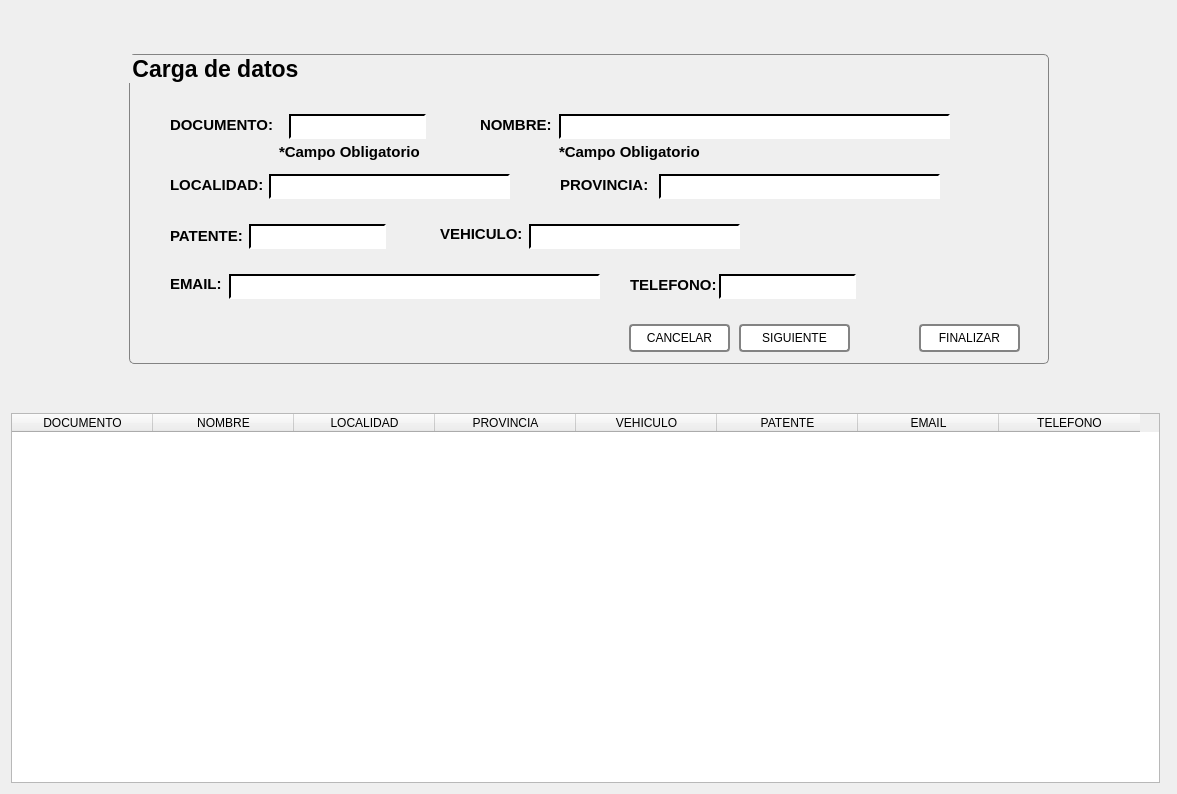
<?xml version="1.0" encoding="UTF-8"?>
<ui version="4.0">
 <class>ventana_registro_pasajeros</class>
 <widget class="QDialog" name="ventana_registro_pasajeros">
  <property name="geometry">
   <rect>
    <x>0</x>
    <y>0</y>
    <width>1177</width>
    <height>794</height>
   </rect>
  </property>
  <property name="windowTitle">
   <string>Registro de pasajeros</string>
  </property>
  <property name="styleSheet">
   <string notr="true">QGroupBox{
	border-color: rgb(0,0,0)
}</string>
  </property>
  <layout class="QVBoxLayout" name="verticalLayout">
   <item>
    <spacer name="verticalSpacer">
     <property name="orientation">
      <enum>Qt::Vertical</enum>
     </property>
     <property name="sizeHint" stdset="0">
      <size>
       <width>20</width>
       <height>32</height>
      </size>
     </property>
    </spacer>
   </item>
   <item>
    <layout class="QHBoxLayout" name="horizontalLayout">
     <item>
      <spacer name="horizontalSpacer">
       <property name="orientation">
        <enum>Qt::Horizontal</enum>
       </property>
       <property name="sizeHint" stdset="0">
        <size>
         <width>102</width>
         <height>20</height>
        </size>
       </property>
      </spacer>
     </item>
     <item>
      <widget class="QGroupBox" name="groupBox_pasajero">
       <property name="sizePolicy">
        <sizepolicy hsizetype="Fixed" vsizetype="Fixed">
         <horstretch>0</horstretch>
         <verstretch>0</verstretch>
        </sizepolicy>
       </property>
       <property name="minimumSize">
        <size>
         <width>920</width>
         <height>310</height>
        </size>
       </property>
       <property name="maximumSize">
        <size>
         <width>920</width>
         <height>310</height>
        </size>
       </property>
       <property name="font">
        <font>
         <pointsize>17</pointsize>
         <weight>75</weight>
         <bold>true</bold>
        </font>
       </property>
       <property name="styleSheet">
        <string notr="true">QGroupBox{
	border-width: 1px;
	border-style: solid;
	border-color: rgb(131, 131, 131);
	border-radius: 5px;
}
QLabel{
	font: bold 15px;
	background-color: transparent;
}

QLabel#lbl_mensaje2{
	color:rgb(255, 0, 0);
	font: 5pt &quot;Calibri&quot;;

}

QLineEdit{
	background-color: rgb(255,255,255);
	font: 12pt &quot;Calibri&quot;;
	border-width: 2px;
	border-top-color: rgb(0, 0, 0);
	border-left-color: rgb(0, 0, 0);
	border-right-color: rgb(255,255,255);	
	border-bottom-color: rgb(255,255,255);
	border-style: solid;

}

QPushButton{
	background-color: rgb(255,255,255);
	font: 12pt &quot;Calibri&quot;;
	border-width: 2px;
	border-style: solid;
	border-color: rgb(131, 131, 131);
	border-radius: 4px;
}

QPushButton:hover{
	background-color: rgb(153, 142, 140);
	font: 75 italic 12pt &quot;Calibri&quot;;
	border-width: 2px;
	border-style: solid;
	border-color: rgb(131, 131, 131);
	border-radius: 4px;
}</string>
       </property>
       <property name="title">
        <string>Carga de datos</string>
       </property>
       <property name="alignment">
        <set>Qt::AlignLeading|Qt::AlignLeft|Qt::AlignVCenter</set>
       </property>
       <property name="flat">
        <bool>true</bool>
       </property>
       <property name="checkable">
        <bool>false</bool>
       </property>
       <widget class="QLabel" name="label">
        <property name="geometry">
         <rect>
          <x>351</x>
          <y>62</y>
          <width>72</width>
          <height>18</height>
         </rect>
        </property>
        <property name="text">
         <string>NOMBRE:</string>
        </property>
        <property name="buddy">
         <cstring>lineEdit_nombre</cstring>
        </property>
       </widget>
       <widget class="QLineEdit" name="lineEdit_nombre">
        <property name="geometry">
         <rect>
          <x>430</x>
          <y>60</y>
          <width>391</width>
          <height>25</height>
         </rect>
        </property>
        <property name="maxLength">
         <number>50</number>
        </property>
        <property name="cursorPosition">
         <number>0</number>
        </property>
       </widget>
       <widget class="QLabel" name="label_2">
        <property name="geometry">
         <rect>
          <x>41</x>
          <y>62</y>
          <width>104</width>
          <height>18</height>
         </rect>
        </property>
        <property name="text">
         <string>DOCUMENTO:</string>
        </property>
        <property name="buddy">
         <cstring>lineEdit_dni</cstring>
        </property>
       </widget>
       <widget class="QLineEdit" name="lineEdit_dni">
        <property name="geometry">
         <rect>
          <x>160</x>
          <y>60</y>
          <width>137</width>
          <height>25</height>
         </rect>
        </property>
        <property name="maxLength">
         <number>8</number>
        </property>
       </widget>
       <widget class="QLabel" name="label_3">
        <property name="geometry">
         <rect>
          <x>41</x>
          <y>122</y>
          <width>94</width>
          <height>18</height>
         </rect>
        </property>
        <property name="text">
         <string>LOCALIDAD:</string>
        </property>
        <property name="buddy">
         <cstring>lineEdit_localidad</cstring>
        </property>
       </widget>
       <widget class="QLineEdit" name="lineEdit_localidad">
        <property name="geometry">
         <rect>
          <x>140</x>
          <y>120</y>
          <width>241</width>
          <height>25</height>
         </rect>
        </property>
        <property name="maxLength">
         <number>30</number>
        </property>
        <property name="cursorPosition">
         <number>0</number>
        </property>
       </widget>
       <widget class="QLabel" name="label_4">
        <property name="geometry">
         <rect>
          <x>431</x>
          <y>122</y>
          <width>94</width>
          <height>18</height>
         </rect>
        </property>
        <property name="text">
         <string>PROVINCIA:</string>
        </property>
        <property name="buddy">
         <cstring>lineEdit_provincia</cstring>
        </property>
       </widget>
       <widget class="QLineEdit" name="lineEdit_provincia">
        <property name="geometry">
         <rect>
          <x>530</x>
          <y>120</y>
          <width>281</width>
          <height>25</height>
         </rect>
        </property>
        <property name="maxLength">
         <number>30</number>
        </property>
        <property name="cursorPosition">
         <number>0</number>
        </property>
        <property name="alignment">
         <set>Qt::AlignLeading|Qt::AlignLeft|Qt::AlignVCenter</set>
        </property>
       </widget>
       <widget class="QLabel" name="label_5">
        <property name="geometry">
         <rect>
          <x>41</x>
          <y>173</y>
          <width>73</width>
          <height>18</height>
         </rect>
        </property>
        <property name="text">
         <string>PATENTE:</string>
        </property>
        <property name="buddy">
         <cstring>lineEdit_patente</cstring>
        </property>
       </widget>
       <widget class="QLineEdit" name="lineEdit_patente">
        <property name="geometry">
         <rect>
          <x>120</x>
          <y>170</y>
          <width>137</width>
          <height>25</height>
         </rect>
        </property>
        <property name="maxLength">
         <number>8</number>
        </property>
        <property name="cursorPosition">
         <number>0</number>
        </property>
        <property name="alignment">
         <set>Qt::AlignLeading|Qt::AlignLeft|Qt::AlignVCenter</set>
        </property>
       </widget>
       <widget class="QLabel" name="label_6">
        <property name="geometry">
         <rect>
          <x>41</x>
          <y>221</y>
          <width>53</width>
          <height>18</height>
         </rect>
        </property>
        <property name="text">
         <string>EMAIL:</string>
        </property>
        <property name="buddy">
         <cstring>lineEdit_email</cstring>
        </property>
       </widget>
       <widget class="QLineEdit" name="lineEdit_email">
        <property name="geometry">
         <rect>
          <x>100</x>
          <y>220</y>
          <width>371</width>
          <height>25</height>
         </rect>
        </property>
        <property name="maxLength">
         <number>50</number>
        </property>
        <property name="cursorPosition">
         <number>0</number>
        </property>
       </widget>
       <widget class="QLabel" name="label_7">
        <property name="geometry">
         <rect>
          <x>311</x>
          <y>171</y>
          <width>84</width>
          <height>18</height>
         </rect>
        </property>
        <property name="text">
         <string>VEHICULO:</string>
        </property>
        <property name="buddy">
         <cstring>lineEdit_vehiculo</cstring>
        </property>
       </widget>
       <widget class="QLineEdit" name="lineEdit_vehiculo">
        <property name="geometry">
         <rect>
          <x>400</x>
          <y>170</y>
          <width>211</width>
          <height>25</height>
         </rect>
        </property>
        <property name="maxLength">
         <number>30</number>
        </property>
        <property name="cursorPosition">
         <number>0</number>
        </property>
        <property name="alignment">
         <set>Qt::AlignLeading|Qt::AlignLeft|Qt::AlignVCenter</set>
        </property>
       </widget>
       <widget class="QLabel" name="label_8">
        <property name="geometry">
         <rect>
          <x>501</x>
          <y>222</y>
          <width>86</width>
          <height>18</height>
         </rect>
        </property>
        <property name="text">
         <string>TELEFONO:</string>
        </property>
        <property name="buddy">
         <cstring>lineEdit_telefono</cstring>
        </property>
       </widget>
       <widget class="QLineEdit" name="lineEdit_telefono">
        <property name="geometry">
         <rect>
          <x>590</x>
          <y>220</y>
          <width>137</width>
          <height>25</height>
         </rect>
        </property>
        <property name="maxLength">
         <number>15</number>
        </property>
        <property name="cursorPosition">
         <number>0</number>
        </property>
        <property name="alignment">
         <set>Qt::AlignLeading|Qt::AlignLeft|Qt::AlignVCenter</set>
        </property>
       </widget>
       <widget class="QPushButton" name="btn_cancelar">
        <property name="geometry">
         <rect>
          <x>500</x>
          <y>270</y>
          <width>101</width>
          <height>28</height>
         </rect>
        </property>
        <property name="text">
         <string>CANCELAR</string>
        </property>
       </widget>
       <widget class="QPushButton" name="btn_siguiente">
        <property name="geometry">
         <rect>
          <x>610</x>
          <y>270</y>
          <width>111</width>
          <height>28</height>
         </rect>
        </property>
        <property name="text">
         <string>SIGUIENTE</string>
        </property>
       </widget>
       <widget class="QPushButton" name="btn_finalizar">
        <property name="geometry">
         <rect>
          <x>790</x>
          <y>270</y>
          <width>101</width>
          <height>28</height>
         </rect>
        </property>
        <property name="text">
         <string>FINALIZAR</string>
        </property>
       </widget>
       <widget class="QLabel" name="lbl_mensaje">
        <property name="geometry">
         <rect>
          <x>150</x>
          <y>90</y>
          <width>161</width>
          <height>16</height>
         </rect>
        </property>
        <property name="palette">
         <palette>
          <active>
           <colorrole role="Button">
            <brush brushstyle="SolidPattern">
             <color alpha="0">
              <red>0</red>
              <green>0</green>
              <blue>0</blue>
             </color>
            </brush>
           </colorrole>
           <colorrole role="Base">
            <brush brushstyle="SolidPattern">
             <color alpha="0">
              <red>0</red>
              <green>0</green>
              <blue>0</blue>
             </color>
            </brush>
           </colorrole>
           <colorrole role="Window">
            <brush brushstyle="SolidPattern">
             <color alpha="0">
              <red>0</red>
              <green>0</green>
              <blue>0</blue>
             </color>
            </brush>
           </colorrole>
          </active>
          <inactive>
           <colorrole role="Button">
            <brush brushstyle="SolidPattern">
             <color alpha="0">
              <red>0</red>
              <green>0</green>
              <blue>0</blue>
             </color>
            </brush>
           </colorrole>
           <colorrole role="Base">
            <brush brushstyle="SolidPattern">
             <color alpha="0">
              <red>0</red>
              <green>0</green>
              <blue>0</blue>
             </color>
            </brush>
           </colorrole>
           <colorrole role="Window">
            <brush brushstyle="SolidPattern">
             <color alpha="0">
              <red>0</red>
              <green>0</green>
              <blue>0</blue>
             </color>
            </brush>
           </colorrole>
          </inactive>
          <disabled>
           <colorrole role="Button">
            <brush brushstyle="SolidPattern">
             <color alpha="0">
              <red>0</red>
              <green>0</green>
              <blue>0</blue>
             </color>
            </brush>
           </colorrole>
           <colorrole role="Base">
            <brush brushstyle="SolidPattern">
             <color alpha="0">
              <red>0</red>
              <green>0</green>
              <blue>0</blue>
             </color>
            </brush>
           </colorrole>
           <colorrole role="Window">
            <brush brushstyle="SolidPattern">
             <color alpha="0">
              <red>0</red>
              <green>0</green>
              <blue>0</blue>
             </color>
            </brush>
           </colorrole>
          </disabled>
         </palette>
        </property>
        <property name="font">
         <font>
          <pointsize>-1</pointsize>
          <weight>75</weight>
          <italic>false</italic>
          <bold>true</bold>
         </font>
        </property>
        <property name="text">
         <string>*Campo Obligatorio</string>
        </property>
       </widget>
       <widget class="QLabel" name="lbl_mensaje_2">
        <property name="geometry">
         <rect>
          <x>430</x>
          <y>90</y>
          <width>161</width>
          <height>16</height>
         </rect>
        </property>
        <property name="text">
         <string>*Campo Obligatorio</string>
        </property>
       </widget>
      </widget>
     </item>
     <item>
      <spacer name="horizontalSpacer_2">
       <property name="orientation">
        <enum>Qt::Horizontal</enum>
       </property>
       <property name="sizeHint" stdset="0">
        <size>
         <width>112</width>
         <height>20</height>
        </size>
       </property>
      </spacer>
     </item>
    </layout>
   </item>
   <item>
    <spacer name="verticalSpacer_2">
     <property name="orientation">
      <enum>Qt::Vertical</enum>
     </property>
     <property name="sizeHint" stdset="0">
      <size>
       <width>20</width>
       <height>31</height>
      </size>
     </property>
    </spacer>
   </item>
   <item>
    <widget class="QTableWidget" name="tabla_mostrar_pasajeros">
     <property name="minimumSize">
      <size>
       <width>1149</width>
       <height>370</height>
      </size>
     </property>
     <property name="maximumSize">
      <size>
       <width>1149</width>
       <height>16777215</height>
      </size>
     </property>
     <property name="sizeAdjustPolicy">
      <enum>QAbstractScrollArea::AdjustToContents</enum>
     </property>
     <property name="showGrid">
      <bool>true</bool>
     </property>
     <property name="rowCount">
      <number>0</number>
     </property>
     <attribute name="horizontalHeaderDefaultSectionSize">
      <number>141</number>
     </attribute>
     <attribute name="horizontalHeaderHighlightSections">
      <bool>true</bool>
     </attribute>
     <attribute name="horizontalHeaderMinimumSectionSize">
      <number>141</number>
     </attribute>
     <attribute name="horizontalHeaderShowSortIndicator" stdset="0">
      <bool>false</bool>
     </attribute>
     <attribute name="horizontalHeaderStretchLastSection">
      <bool>false</bool>
     </attribute>
     <attribute name="verticalHeaderVisible">
      <bool>true</bool>
     </attribute>
     <attribute name="verticalHeaderCascadingSectionResizes">
      <bool>false</bool>
     </attribute>
     <column>
      <property name="text">
       <string>DOCUMENTO</string>
      </property>
     </column>
     <column>
      <property name="text">
       <string>NOMBRE</string>
      </property>
     </column>
     <column>
      <property name="text">
       <string>LOCALIDAD</string>
      </property>
     </column>
     <column>
      <property name="text">
       <string>PROVINCIA</string>
      </property>
     </column>
     <column>
      <property name="text">
       <string>VEHICULO</string>
      </property>
     </column>
     <column>
      <property name="text">
       <string>PATENTE</string>
      </property>
     </column>
     <column>
      <property name="text">
       <string>EMAIL</string>
      </property>
     </column>
     <column>
      <property name="text">
       <string>TELEFONO</string>
      </property>
     </column>
    </widget>
   </item>
  </layout>
 </widget>
 <tabstops>
  <tabstop>lineEdit_dni</tabstop>
  <tabstop>lineEdit_nombre</tabstop>
  <tabstop>lineEdit_localidad</tabstop>
  <tabstop>lineEdit_provincia</tabstop>
  <tabstop>lineEdit_patente</tabstop>
  <tabstop>lineEdit_vehiculo</tabstop>
  <tabstop>lineEdit_email</tabstop>
  <tabstop>lineEdit_telefono</tabstop>
  <tabstop>btn_cancelar</tabstop>
  <tabstop>btn_siguiente</tabstop>
  <tabstop>btn_finalizar</tabstop>
  <tabstop>tabla_mostrar_pasajeros</tabstop>
 </tabstops>
 <resources/>
 <connections/>
</ui>
